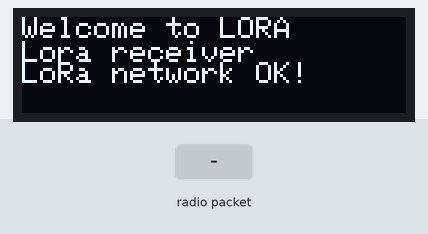
Bench run of a sketch on a simulated ESP32. Shown: 128×32 one-colour display. The inputs (shaded band) are chosen by the test bench. No radio packets arrive unless stated; what the sketch prints to the serial monitor is not drawn.

Above: at 3.3 s.
3.4 s: radio packet "1" arrives
At 5.0 s:
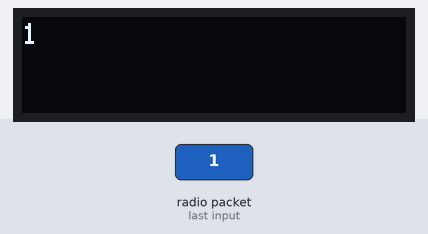
5.9 s: radio packet "0" arrives
At 8.1 s:
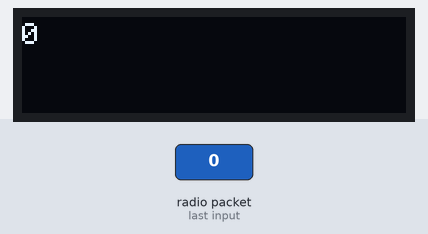
8.4 s: radio packet "2" arrives
At 10.0 s:
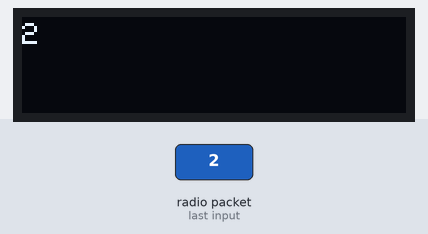
Timing chart, 0 to 11.5 s (numbered marks = the images above; inputs shaded):
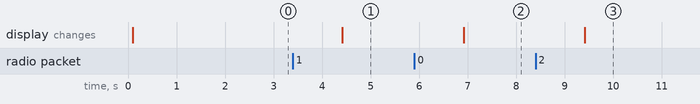

Measured:
- after the input at 3.4 s, the display: changes after 1.0 s (image 1)
- after the input at 5.9 s, the display: changes after 1.0 s (image 2)
- after the input at 8.4 s, the display: changes after 1.0 s (image 3)

The sketch:

lora_receiver.ino
```cpp
#include <Arduino.h>

// LoRa include
#include <SPI.h>
#include <LoRa.h>

// display include
#include <Wire.h>
#include <Adafruit_GFX.h>
#include <Adafruit_SSD1306.h>

// Define OLED PIN
#define OLED_SDA 4
#define OLED_SCL 15
#define OLED_RST 16

// LoRa pins
#define LORA_MISO 19
#define LORA_CS 18
#define LORA_MOSI 27
#define LORA_SCK 5
#define LORA_RST 14
#define LORA_IRQ 26

// LoRa Band (change it if you are outside Europe according to your country)
#define LORA_BAND 470E6

// Simple counter
int counter = 0;

String data;

Adafruit_SSD1306 display(128, 32, &Wire, OLED_RST);

void resetDisplay() {
  digitalWrite(OLED_RST, LOW);
  delay(25);
  digitalWrite(OLED_RST, HIGH);
}

void initializeDisplay() {
  Serial.println("Initializing display...");

   Wire.begin(OLED_SDA, OLED_SCL);
  if (!display.begin(SSD1306_SWITCHCAPVCC, 0x3c)) {
    Serial.println("Failed to initialize the dispaly");
    for (;;);
  }

  Serial.println("Display initialized");
  display.clearDisplay();

  display.setTextColor(WHITE);
  display.setTextSize(1);
  display.setCursor(0,0);
  display.println("Welcome to LORA");

  display.setTextSize(1);
  display.println("Lora receiver");
  display.display();
}

void onReceive(int packetSize) {
  Serial.println("Packet received");

  if (packetSize) {
    while (LoRa.available()) {
      data = LoRa.readString();
      Serial.println("Data:" + data);
    }
  }

  display.setCursor(0,20);
  display.println(data);
  display.display();
}

void initLoRa() {
  Serial.println("Initializing LoRa....");
  SPI.begin(LORA_SCK, LORA_MISO, LORA_MOSI, LORA_CS);
  LoRa.setPins(LORA_CS, LORA_RST, LORA_IRQ);
  // Start LoRa using the frequency
  int result = LoRa.begin(LORA_BAND);
  if (result != 1) {
    display.setCursor(0,10);
    display.println("Failed to start LoRa network!");
    for (;;);
  }

 // LoRa.onReceive(onReceive);
 // LoRa.receive();
  Serial.println("LoRa initialized");
  display.setCursor(0,15);
  display.println("LoRa network OK!");
  display.display();
  delay(2000);
}

void setup() {
  Serial.begin(9600);
  Serial.println("Setup LoRa Sender....");
  resetDisplay();
  initializeDisplay();
  initLoRa();
}

void loop() {

  //try to parse packet
  int packetSize = LoRa.parsePacket();
  if (packetSize) {
    //received a packet
    Serial.print("Received packet ");

    //read packet
    while (LoRa.available()) {
      data = LoRa.readString();
      Serial.print(data);
    }

    display.clearDisplay();
    display.setCursor(0,2);
    display.println(data);
    display.display();
  }
}
```
